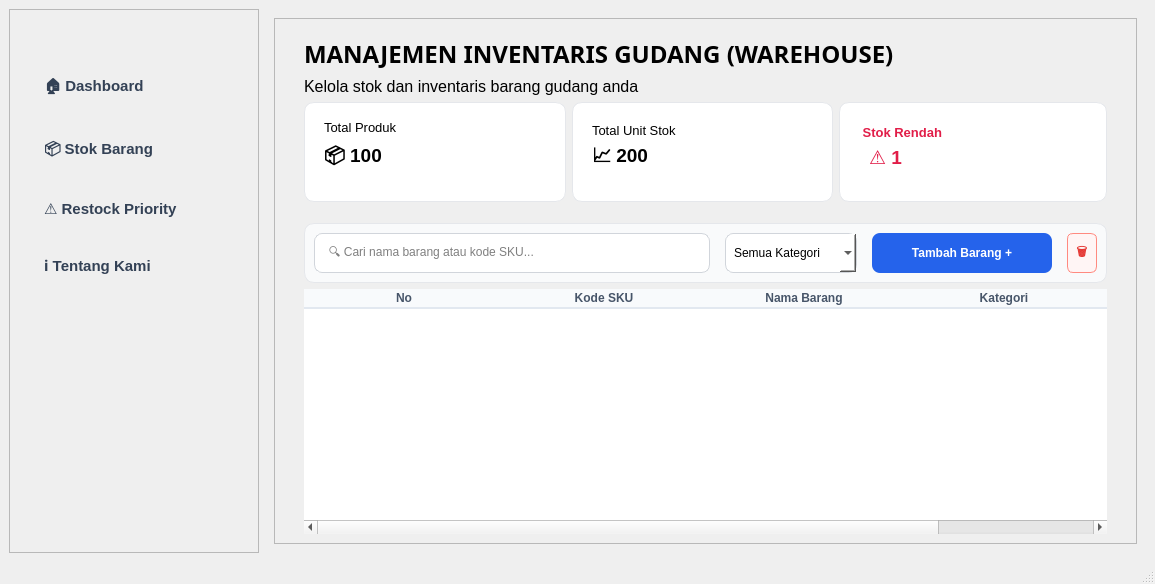
<?xml version="1.0" encoding="UTF-8"?>
<ui version="4.0">
 <class>MainWindow</class>
 <widget class="QMainWindow" name="MainWindow">
  <property name="geometry">
   <rect>
    <x>0</x>
    <y>0</y>
    <width>1155</width>
    <height>584</height>
   </rect>
  </property>
  <property name="windowTitle">
   <string>MainWindow</string>
  </property>
  <widget class="QWidget" name="centralwidget">
   <layout class="QHBoxLayout" name="horizontalLayout_9">
    <item>
     <widget class="QFrame" name="sidebar">
      <property name="minimumSize">
       <size>
        <width>250</width>
        <height>0</height>
       </size>
      </property>
      <property name="maximumSize">
       <size>
        <width>250</width>
        <height>16777215</height>
       </size>
      </property>
      <property name="styleSheet">
       <string notr="true">
QFrame#frame_5 {
    background-color: #f8fafc; 
    border-right: 1px solid #e2e8f0; 
    border-radius: 0px;
}


QLabel#label_9 {
    background-color: transparent;
    padding: 10px;
}


QPushButton {
    background-color: transparent;
    color: #334155; 
    text-align: left;
    padding: 15px 25px;
    border: none;
    font-size: 11pt;
    font-weight: bold;
}


QPushButton:hover {
    background-color: #ffffff; 
    color: #3b82f6;
    border-radius: 8px;
    margin: 0px 10px;
}</string>
      </property>
      <property name="frameShape">
       <enum>QFrame::Shape::StyledPanel</enum>
      </property>
      <property name="frameShadow">
       <enum>QFrame::Shadow::Raised</enum>
      </property>
      <layout class="QVBoxLayout" name="verticalLayout_4">
       <item>
        <widget class="QLabel" name="label_9">
         <property name="maximumSize">
          <size>
           <width>16777215</width>
           <height>150</height>
          </size>
         </property>
         <property name="text">
          <string/>
         </property>
         <property name="pixmap">
          <pixmap>Gemini_Generated_Image_tdtyybtdtyybtdty.png</pixmap>
         </property>
         <property name="scaledContents">
          <bool>true</bool>
         </property>
        </widget>
       </item>
       <item>
        <layout class="QVBoxLayout" name="verticalLayout">
         <item>
          <widget class="QPushButton" name="btn_dashboard">
           <property name="text">
            <string>🏠 Dashboard</string>
           </property>
          </widget>
         </item>
         <item>
          <widget class="QPushButton" name="btn_stok">
           <property name="text">
            <string>📦 Stok Barang</string>
           </property>
          </widget>
         </item>
         <item>
          <widget class="QPushButton" name="btn_restock">
           <property name="text">
            <string>⚠️ Restock Priority</string>
           </property>
          </widget>
         </item>
         <item>
          <widget class="QPushButton" name="btn_tentang">
           <property name="text">
            <string>ℹ️ Tentang Kami</string>
           </property>
          </widget>
         </item>
         <item>
          <spacer name="verticalSpacer">
           <property name="orientation">
            <enum>Qt::Orientation::Vertical</enum>
           </property>
           <property name="sizeHint" stdset="0">
            <size>
             <width>20</width>
             <height>40</height>
            </size>
           </property>
          </spacer>
         </item>
        </layout>
       </item>
      </layout>
     </widget>
    </item>
    <item>
     <widget class="QStackedWidget" name="stackedWidget">
      <property name="currentIndex">
       <number>0</number>
      </property>
      <widget class="QWidget" name="page_5">
       <layout class="QHBoxLayout" name="horizontalLayout_11">
        <item>
         <widget class="QScrollArea" name="scrollArea">
          <property name="widgetResizable">
           <bool>true</bool>
          </property>
          <widget class="QWidget" name="scrollAreaWidgetContents_4">
           <property name="geometry">
            <rect>
             <x>0</x>
             <y>0</y>
             <width>861</width>
             <height>503</height>
            </rect>
           </property>
           <layout class="QHBoxLayout" name="horizontalLayout_10">
            <item>
             <layout class="QVBoxLayout" name="verticalLayout_10">
              <property name="leftMargin">
               <number>20</number>
              </property>
              <property name="topMargin">
               <number>9</number>
              </property>
              <property name="rightMargin">
               <number>20</number>
              </property>
              <property name="bottomMargin">
               <number>0</number>
              </property>
              <item>
               <widget class="QLabel" name="label_judul_4">
                <property name="font">
                 <font>
                  <family>Arial Rounded MT</family>
                  <pointsize>18</pointsize>
                  <bold>true</bold>
                 </font>
                </property>
                <property name="text">
                 <string>MANAJEMEN INVENTARIS GUDANG (WAREHOUSE)</string>
                </property>
               </widget>
              </item>
              <item>
               <widget class="QLabel" name="label_14">
                <property name="font">
                 <font>
                  <pointsize>12</pointsize>
                 </font>
                </property>
                <property name="text">
                 <string>Kelola stok dan inventaris barang gudang anda</string>
                </property>
               </widget>
              </item>
              <item>
               <layout class="QHBoxLayout" name="horizontalLayout_7">
                <property name="bottomMargin">
                 <number>15</number>
                </property>
                <item>
                 <widget class="QFrame" name="frame_13">
                  <property name="minimumSize">
                   <size>
                    <width>0</width>
                    <height>100</height>
                   </size>
                  </property>
                  <property name="styleSheet">
                   <string notr="true">/* Ini ditaruh di StyleSheet milik Frame Kartu */
QFrame {
    background-color: white;
    border: 1px solid #e5e7eb;
    border-radius: 10px;
}

/* Tambahkan ini di bawahnya biar label di dalamnya bersih */
QLabel {
    border: none;
}</string>
                  </property>
                  <property name="frameShape">
                   <enum>QFrame::Shape::StyledPanel</enum>
                  </property>
                  <property name="frameShadow">
                   <enum>QFrame::Shadow::Raised</enum>
                  </property>
                  <widget class="QLabel" name="label_15">
                   <property name="geometry">
                    <rect>
                     <x>20</x>
                     <y>10</y>
                     <width>91</width>
                     <height>31</height>
                    </rect>
                   </property>
                   <property name="font">
                    <font>
                     <pointsize>10</pointsize>
                    </font>
                   </property>
                   <property name="text">
                    <string>Total Produk</string>
                   </property>
                  </widget>
                  <widget class="QLabel" name="label_total_produk_4">
                   <property name="geometry">
                    <rect>
                     <x>20</x>
                     <y>40</y>
                     <width>81</width>
                     <height>31</height>
                    </rect>
                   </property>
                   <property name="font">
                    <font>
                     <pointsize>14</pointsize>
                     <bold>true</bold>
                    </font>
                   </property>
                   <property name="text">
                    <string>📦 100</string>
                   </property>
                  </widget>
                 </widget>
                </item>
                <item>
                 <widget class="QFrame" name="frame_14">
                  <property name="minimumSize">
                   <size>
                    <width>0</width>
                    <height>100</height>
                   </size>
                  </property>
                  <property name="styleSheet">
                   <string notr="true">QFrame {
    background-color: white;
    border: 1px solid #e5e7eb;
    border-radius: 10px;
}

QLabel {
    border: none;
}</string>
                  </property>
                  <property name="frameShape">
                   <enum>QFrame::Shape::StyledPanel</enum>
                  </property>
                  <property name="frameShadow">
                   <enum>QFrame::Shadow::Raised</enum>
                  </property>
                  <widget class="QLabel" name="label_16">
                   <property name="geometry">
                    <rect>
                     <x>20</x>
                     <y>20</y>
                     <width>111</width>
                     <height>16</height>
                    </rect>
                   </property>
                   <property name="font">
                    <font>
                     <pointsize>10</pointsize>
                    </font>
                   </property>
                   <property name="text">
                    <string>Total Unit Stok</string>
                   </property>
                  </widget>
                  <widget class="QLabel" name="label_total_stok_4">
                   <property name="geometry">
                    <rect>
                     <x>20</x>
                     <y>40</y>
                     <width>71</width>
                     <height>31</height>
                    </rect>
                   </property>
                   <property name="font">
                    <font>
                     <pointsize>14</pointsize>
                     <bold>true</bold>
                    </font>
                   </property>
                   <property name="text">
                    <string>📈 200</string>
                   </property>
                  </widget>
                 </widget>
                </item>
                <item>
                 <widget class="QFrame" name="frame_15">
                  <property name="minimumSize">
                   <size>
                    <width>268</width>
                    <height>100</height>
                   </size>
                  </property>
                  <property name="styleSheet">
                   <string notr="true">QFrame {
    background-color: white;
    border: 1px solid #e5e7eb;
    border-radius: 10px;
}

QLabel {
    border: none;
}</string>
                  </property>
                  <property name="frameShape">
                   <enum>QFrame::Shape::StyledPanel</enum>
                  </property>
                  <property name="frameShadow">
                   <enum>QFrame::Shadow::Raised</enum>
                  </property>
                  <widget class="QLabel" name="label_17">
                   <property name="geometry">
                    <rect>
                     <x>20</x>
                     <y>20</y>
                     <width>111</width>
                     <height>21</height>
                    </rect>
                   </property>
                   <property name="font">
                    <font>
                     <pointsize>10</pointsize>
                     <bold>true</bold>
                    </font>
                   </property>
                   <property name="styleSheet">
                    <string notr="true">QLabel {
    color: #e11d48; /* Warna merah peringatan */
    font-weight: bold;
    border: none;
}</string>
                   </property>
                   <property name="text">
                    <string> Stok Rendah</string>
                   </property>
                  </widget>
                  <widget class="QLabel" name="label_stok_rendah_4">
                   <property name="geometry">
                    <rect>
                     <x>30</x>
                     <y>40</y>
                     <width>49</width>
                     <height>31</height>
                    </rect>
                   </property>
                   <property name="font">
                    <font>
                     <pointsize>14</pointsize>
                     <bold>true</bold>
                    </font>
                   </property>
                   <property name="styleSheet">
                    <string notr="true">QLabel {
    color: #e11d48; /* Warna merah peringatan */
    font-weight: bold;
    border: none;
}</string>
                   </property>
                   <property name="text">
                    <string>⚠️ 1</string>
                   </property>
                  </widget>
                 </widget>
                </item>
               </layout>
              </item>
              <item>
               <widget class="QFrame" name="frame_16">
                <property name="minimumSize">
                 <size>
                  <width>300</width>
                  <height>60</height>
                 </size>
                </property>
                <property name="styleSheet">
                 <string notr="true">
QFrame {
    background-color: #f9fafb; 
    border: 1px solid #e5e7eb; 
    border-radius: 10px;
}

QLineEdit {
    background-color: white;
    border: 1px solid #d1d5db;
    border-radius: 8px;
    padding: 8px 12px;
}

QComboBox {
    background-color: white;
    border: 1px solid #d1d5db;
    border-radius: 8px;
    padding: 8px;
}

QPushButton {
    background-color: #2563eb;
    color: white;
    border-radius: 8px;
    font-weight: bold;
}</string>
                </property>
                <property name="frameShape">
                 <enum>QFrame::Shape::StyledPanel</enum>
                </property>
                <property name="frameShadow">
                 <enum>QFrame::Shadow::Raised</enum>
                </property>
                <layout class="QHBoxLayout" name="horizontalLayout_8" stretch="3,1,1,0">
                 <property name="spacing">
                  <number>15</number>
                 </property>
                 <item>
                  <widget class="QLineEdit" name="input_cari_4">
                   <property name="minimumSize">
                    <size>
                     <width>200</width>
                     <height>40</height>
                    </size>
                   </property>
                   <property name="placeholderText">
                    <string>🔍 Cari nama barang atau kode SKU...</string>
                   </property>
                  </widget>
                 </item>
                 <item>
                  <widget class="QComboBox" name="combo_kategori_4">
                   <property name="minimumSize">
                    <size>
                     <width>120</width>
                     <height>40</height>
                    </size>
                   </property>
                   <item>
                    <property name="text">
                     <string>Semua Kategori</string>
                    </property>
                   </item>
                   <item>
                    <property name="text">
                     <string>Elektronik</string>
                    </property>
                   </item>
                   <item>
                    <property name="text">
                     <string>Furniture</string>
                    </property>
                   </item>
                   <item>
                    <property name="text">
                     <string>ATK</string>
                    </property>
                   </item>
                  </widget>
                 </item>
                 <item>
                  <widget class="QPushButton" name="btn_tambah_4">
                   <property name="enabled">
                    <bool>true</bool>
                   </property>
                   <property name="minimumSize">
                    <size>
                     <width>180</width>
                     <height>40</height>
                    </size>
                   </property>
                   <property name="text">
                    <string>Tambah Barang +</string>
                   </property>
                  </widget>
                 </item>
                 <item>
                  <widget class="QPushButton" name="btn_hapus_4">
                   <property name="minimumSize">
                    <size>
                     <width>0</width>
                     <height>40</height>
                    </size>
                   </property>
                   <property name="styleSheet">
                    <string notr="true">QPushButton {
    background-color: #fff5f5;    /* Latar belakang merah sangat muda */
    border: 1px solid #ff8a80;    /* Garis pinggir merah pastel */
    color: #e53935;               /* Warna teks merah cerah */
    border-radius: 6px;
    font-weight: bold;
    padding: 5px;
}

QPushButton:hover {
    background-color: #ffebee;    /* Sedikit lebih gelap saat kursor lewat */
    border: 1px solid #ef5350;
}</string>
                   </property>
                   <property name="text">
                    <string> 🗑 </string>
                   </property>
                  </widget>
                 </item>
                </layout>
               </widget>
              </item>
              <item>
               <widget class="QTableWidget" name="tableWidget_4">
                <property name="styleSheet">
                 <string notr="true">QTableWidget {
    background-color: white;
    gridline-color: #f1f5f9; 
    border: none;
    font-size: 10pt;
    color: #334155;
}

QHeaderView::section {
    background-color: #f8fafc; 
    border: none;
    border-bottom: 2px solid #e2e8f0;
    font-weight: bold;
    color: #475569;
}

QTableWidget::item:selected {
    background-color: #e0efff;
    color: #2563eb;
}</string>
                </property>
                <property name="editTriggers">
                 <set>QAbstractItemView::EditTrigger::NoEditTriggers</set>
                </property>
                <property name="selectionBehavior">
                 <enum>QAbstractItemView::SelectionBehavior::SelectRows</enum>
                </property>
                <attribute name="horizontalHeaderDefaultSectionSize">
                 <number>200</number>
                </attribute>
                <attribute name="horizontalHeaderStretchLastSection">
                 <bool>true</bool>
                </attribute>
                <attribute name="verticalHeaderVisible">
                 <bool>false</bool>
                </attribute>
                <column>
                 <property name="text">
                  <string>No</string>
                 </property>
                </column>
                <column>
                 <property name="text">
                  <string>Kode SKU</string>
                 </property>
                </column>
                <column>
                 <property name="text">
                  <string>Nama Barang</string>
                 </property>
                </column>
                <column>
                 <property name="text">
                  <string>Kategori</string>
                 </property>
                </column>
                <column>
                 <property name="text">
                  <string>Stok</string>
                 </property>
                </column>
               </widget>
              </item>
             </layout>
            </item>
           </layout>
          </widget>
         </widget>
        </item>
       </layout>
      </widget>
      <widget class="QWidget" name="page_6">
       <layout class="QHBoxLayout" name="horizontalLayout_12">
        <item>
         <widget class="QScrollArea" name="scrollArea_2">
          <property name="widgetResizable">
           <bool>true</bool>
          </property>
          <widget class="QWidget" name="scrollAreaWidgetContents">
           <property name="geometry">
            <rect>
             <x>0</x>
             <y>0</y>
             <width>861</width>
             <height>503</height>
            </rect>
           </property>
           <layout class="QVBoxLayout" name="verticalLayout_2">
            <item alignment="Qt::AlignmentFlag::AlignHCenter">
             <widget class="QLabel" name="label_judul_5">
              <property name="font">
               <font>
                <family>Arial Rounded MT</family>
                <pointsize>-1</pointsize>
                <bold>true</bold>
               </font>
              </property>
              <property name="styleSheet">
               <string notr="true">QLabel {
    font-size: 20px;
    font-weight: bold;
    color: #2f3640; /* Abu-abu gelap elegan */
    padding-bottom: 5px;
}</string>
              </property>
              <property name="text">
               <string>DATA STOK GUDANG (INVENTARIS BARANG LENGKAP)</string>
              </property>
             </widget>
            </item>
            <item>
             <widget class="QFrame" name="frame_17">
              <property name="minimumSize">
               <size>
                <width>300</width>
                <height>60</height>
               </size>
              </property>
              <property name="styleSheet">
               <string notr="true">QFrame {
    background-color: #f9fafb; 
    border: 1px solid #e5e7eb; 
    border-radius: 10px;
}

QLineEdit {
    background-color: white;
    border: 1px solid #d1d5db;
    border-radius: 8px;
    padding: 8px 12px;
}

QComboBox {
    background-color: white;
    border: 1px solid #d1d5db;
    border-radius: 8px;
    padding: 8px;
}

QPushButton {
    background-color: #2563eb;
    color: white;
    border-radius: 8px;
    font-weight: bold;
}</string>
              </property>
              <property name="frameShape">
               <enum>QFrame::Shape::StyledPanel</enum>
              </property>
              <property name="frameShadow">
               <enum>QFrame::Shadow::Raised</enum>
              </property>
              <layout class="QHBoxLayout" name="horizontalLayout_13" stretch="3,1,1,0">
               <property name="spacing">
                <number>15</number>
               </property>
               <item>
                <widget class="QLineEdit" name="input_cari_5">
                 <property name="minimumSize">
                  <size>
                   <width>200</width>
                   <height>40</height>
                  </size>
                 </property>
                 <property name="placeholderText">
                  <string>🔍 Cari nama barang atau kode SKU...</string>
                 </property>
                </widget>
               </item>
               <item>
                <widget class="QComboBox" name="combo_kategori_5">
                 <property name="minimumSize">
                  <size>
                   <width>120</width>
                   <height>40</height>
                  </size>
                 </property>
                 <item>
                  <property name="text">
                   <string>Semua Kategori</string>
                  </property>
                 </item>
                 <item>
                  <property name="text">
                   <string>Elektronik</string>
                  </property>
                 </item>
                 <item>
                  <property name="text">
                   <string>Furniture</string>
                  </property>
                 </item>
                 <item>
                  <property name="text">
                   <string>ATK</string>
                  </property>
                 </item>
                </widget>
               </item>
               <item>
                <widget class="QPushButton" name="btn_tambah_5">
                 <property name="enabled">
                  <bool>true</bool>
                 </property>
                 <property name="minimumSize">
                  <size>
                   <width>180</width>
                   <height>40</height>
                  </size>
                 </property>
                 <property name="text">
                  <string>+ Tambah Barang</string>
                 </property>
                </widget>
               </item>
               <item>
                <widget class="QPushButton" name="btn_hapus_5">
                 <property name="minimumSize">
                  <size>
                   <width>0</width>
                   <height>40</height>
                  </size>
                 </property>
                 <property name="styleSheet">
                  <string notr="true">QPushButton {
    background-color: #fff5f5;    /* Latar belakang merah sangat muda */
    border: 1px solid #ff8a80;    /* Garis pinggir merah pastel */
    color: #e53935;               /* Warna teks merah cerah */
    border-radius: 6px;
    font-weight: bold;
    padding: 5px;
}

QPushButton:hover {
    background-color: #ffebee;    /* Sedikit lebih gelap saat kursor lewat */
    border: 1px solid #ef5350;
}</string>
                 </property>
                 <property name="text">
                  <string> 🗑 </string>
                 </property>
                </widget>
               </item>
              </layout>
             </widget>
            </item>
            <item>
             <widget class="QTableWidget" name="tableWidget_5">
              <property name="styleSheet">
               <string notr="true">QTableWidget {
    background-color: white;
    gridline-color: #f1f5f9; 
    border: none;
    font-size: 10pt;
    color: #334155;
}

QHeaderView::section {
    background-color: #f8fafc;
    padding: 10px;
    border: none;
    border-bottom: 2px solid #e2e8f0;
    font-weight: bold;
    color: #475569;
}

QTableWidget::item:selected {
    background-color: #e0efff;
    color: #2563eb;
}</string>
              </property>
              <property name="editTriggers">
               <set>QAbstractItemView::EditTrigger::NoEditTriggers</set>
              </property>
              <property name="selectionBehavior">
               <enum>QAbstractItemView::SelectionBehavior::SelectRows</enum>
              </property>
              <attribute name="horizontalHeaderDefaultSectionSize">
               <number>200</number>
              </attribute>
              <attribute name="horizontalHeaderStretchLastSection">
               <bool>true</bool>
              </attribute>
              <attribute name="verticalHeaderVisible">
               <bool>false</bool>
              </attribute>
              <column>
               <property name="text">
                <string>No</string>
               </property>
              </column>
              <column>
               <property name="text">
                <string>Kode SKU</string>
               </property>
              </column>
              <column>
               <property name="text">
                <string>Nama Barang</string>
               </property>
              </column>
              <column>
               <property name="text">
                <string>Kategori</string>
               </property>
              </column>
              <column>
               <property name="text">
                <string>Stok</string>
               </property>
              </column>
             </widget>
            </item>
           </layout>
          </widget>
         </widget>
        </item>
       </layout>
      </widget>
      <widget class="QWidget" name="page">
       <layout class="QHBoxLayout" name="horizontalLayout">
        <item>
         <widget class="QScrollArea" name="scrollArea_3">
          <property name="styleSheet">
           <string notr="true"/>
          </property>
          <property name="widgetResizable">
           <bool>true</bool>
          </property>
          <widget class="QWidget" name="scrollAreaWidgetContents_2">
           <property name="geometry">
            <rect>
             <x>0</x>
             <y>0</y>
             <width>988</width>
             <height>486</height>
            </rect>
           </property>
           <layout class="QVBoxLayout" name="verticalLayout_3">
            <item>
             <widget class="QFrame" name="frame_header_tentang">
              <property name="styleSheet">
               <string notr="true">QFrame#frame_header_tentang {
    background-color: #34495e;
    border: 2px solid #2c3e50; 
    border-radius: 0px;        
}</string>
              </property>
              <property name="frameShape">
               <enum>QFrame::Shape::StyledPanel</enum>
              </property>
              <property name="frameShadow">
               <enum>QFrame::Shadow::Raised</enum>
              </property>
              <layout class="QVBoxLayout" name="verticalLayout_5">
               <property name="leftMargin">
                <number>40</number>
               </property>
               <property name="rightMargin">
                <number>40</number>
               </property>
               <item>
                <widget class="QLabel" name="label">
                 <property name="styleSheet">
                  <string notr="true">color: white;
font-size: 15px; 
font-family: &quot;Segoe UI&quot;;
qproperty-alignment: 'AlignCenter'; </string>
                 </property>
                 <property name="text">
                  <string>Aplikasi Manajemen Gudang ini dibuat oleh Kelompok 1 untuk mempermudah pencatatan stok barang secara digital. Kami menggunakan data penting seperti Nama Barang, Kode SKU, Kategori, dan Jumlah Stok yang disimpan menggunakan sistem Doubly Linked List. Dengan sistem ini, pengelolaan data jadi lebih cepat dan ringan saat digunakan. Selain itu, ada fitur Restock Priority yang otomatis mengurutkan barang dari stok paling sedikit ke yang terbanyak, sehingga admin bisa langsung tahu barang apa yang harus segera ditambah agar tidak kehabisan stok.</string>
                 </property>
                 <property name="wordWrap">
                  <bool>true</bool>
                 </property>
                </widget>
               </item>
              </layout>
             </widget>
            </item>
            <item>
             <widget class="QFrame" name="frame_anggota">
              <property name="styleSheet">
               <string notr="true">QFrame#frame_anggota {
    background-color: white;   
    border: 2px solid #dcdde1; 
    border-radius: 0px;       
}

QLabel {
    padding: 10px;
    color: #2c3e50;
    font-size: 14px;
}

QLabel#label_kelompok {
    color: #2c3e50;
    font-size: 20px;
    font-weight: bold;
    font-family: &quot;Segoe UI&quot;;
    qproperty-alignment: 'AlignCenter';
    border: none; 
    margin-top: 10px;
}</string>
              </property>
              <property name="frameShape">
               <enum>QFrame::Shape::StyledPanel</enum>
              </property>
              <property name="frameShadow">
               <enum>QFrame::Shadow::Raised</enum>
              </property>
              <layout class="QVBoxLayout" name="verticalLayout_6">
               <item>
                <widget class="QLabel" name="label_kelompok">
                 <property name="font">
                  <font>
                   <family>Segoe UI</family>
                   <pointsize>-1</pointsize>
                   <bold>true</bold>
                  </font>
                 </property>
                 <property name="text">
                  <string>KELOMPOK 1</string>
                 </property>
                </widget>
               </item>
               <item>
                <layout class="QHBoxLayout" name="horizontalLayout_2" stretch="1,1,1,1,1">
                 <item>
                  <widget class="QLabel" name="label_3">
                   <property name="styleSheet">
                    <string notr="true">margin-top: -50px; </string>
                   </property>
                   <property name="text">
                    <string>Dzaky Alfareza Zahari
G1A025005</string>
                   </property>
                   <property name="alignment">
                    <set>Qt::AlignmentFlag::AlignCenter</set>
                   </property>
                   <property name="wordWrap">
                    <bool>true</bool>
                   </property>
                  </widget>
                 </item>
                 <item>
                  <widget class="QLabel" name="label_4">
                   <property name="styleSheet">
                    <string notr="true">margin-top: -50px; </string>
                   </property>
                   <property name="text">
                    <string>Aprilizza Auliya
G1A025007</string>
                   </property>
                   <property name="alignment">
                    <set>Qt::AlignmentFlag::AlignCenter</set>
                   </property>
                   <property name="wordWrap">
                    <bool>false</bool>
                   </property>
                  </widget>
                 </item>
                 <item>
                  <widget class="QLabel" name="label_5">
                   <property name="styleSheet">
                    <string notr="true">margin-top: -50px; </string>
                   </property>
                   <property name="text">
                    <string>Annisa Rohiimah Sufriyani
G1A025013</string>
                   </property>
                   <property name="alignment">
                    <set>Qt::AlignmentFlag::AlignCenter</set>
                   </property>
                  </widget>
                 </item>
                 <item>
                  <widget class="QLabel" name="label_6">
                   <property name="styleSheet">
                    <string notr="true">margin-top: -50px; </string>
                   </property>
                   <property name="text">
                    <string>Fayola Deeba Fathinah
G1A025028</string>
                   </property>
                   <property name="alignment">
                    <set>Qt::AlignmentFlag::AlignCenter</set>
                   </property>
                  </widget>
                 </item>
                 <item>
                  <widget class="QLabel" name="label_7">
                   <property name="styleSheet">
                    <string notr="true">margin-top: -50px; </string>
                   </property>
                   <property name="text">
                    <string>Melzaqi Al-Faroh
G1A025035</string>
                   </property>
                   <property name="alignment">
                    <set>Qt::AlignmentFlag::AlignCenter</set>
                   </property>
                  </widget>
                 </item>
                </layout>
               </item>
              </layout>
             </widget>
            </item>
            <item>
             <widget class="QFrame" name="frame_foto">
              <property name="styleSheet">
               <string notr="true">QFrame#frame_foto {
    background-color: #243447; 
    border-radius: 0px;
}</string>
              </property>
              <property name="frameShape">
               <enum>QFrame::Shape::StyledPanel</enum>
              </property>
              <property name="frameShadow">
               <enum>QFrame::Shadow::Raised</enum>
              </property>
              <layout class="QHBoxLayout" name="horizontalLayout_6">
               <item>
                <layout class="QHBoxLayout" name="horizontalLayout_5">
                 <property name="spacing">
                  <number>50</number>
                 </property>
                 <item>
                  <widget class="QLabel" name="label_8">
                   <property name="maximumSize">
                    <size>
                     <width>450</width>
                     <height>150</height>
                    </size>
                   </property>
                   <property name="text">
                    <string/>
                   </property>
                   <property name="pixmap">
                    <pixmap>WhatsApp Image 2026-04-09 at 12.43.08.jpeg</pixmap>
                   </property>
                   <property name="scaledContents">
                    <bool>true</bool>
                   </property>
                  </widget>
                 </item>
                 <item>
                  <widget class="QLabel" name="label_2">
                   <property name="maximumSize">
                    <size>
                     <width>450</width>
                     <height>150</height>
                    </size>
                   </property>
                   <property name="text">
                    <string/>
                   </property>
                   <property name="pixmap">
                    <pixmap>WhatsApp Image 2026-04-09 at 12.43.10.jpeg</pixmap>
                   </property>
                   <property name="scaledContents">
                    <bool>true</bool>
                   </property>
                  </widget>
                 </item>
                </layout>
               </item>
              </layout>
             </widget>
            </item>
           </layout>
          </widget>
         </widget>
        </item>
       </layout>
      </widget>
     </widget>
    </item>
   </layout>
  </widget>
  <widget class="QMenuBar" name="menubar">
   <property name="geometry">
    <rect>
     <x>0</x>
     <y>0</y>
     <width>1155</width>
     <height>22</height>
    </rect>
   </property>
  </widget>
  <widget class="QStatusBar" name="statusbar"/>
  <action name="actionactionCari">
   <property name="icon">
    <iconset>
     <normaloff>search-searching-icon-vector-magnifying-260nw-1613155609.webp</normaloff>search-searching-icon-vector-magnifying-260nw-1613155609.webp</iconset>
   </property>
   <property name="text">
    <string>actionCari</string>
   </property>
   <property name="menuRole">
    <enum>QAction::MenuRole::NoRole</enum>
   </property>
  </action>
 </widget>
 <resources/>
 <connections/>
</ui>
